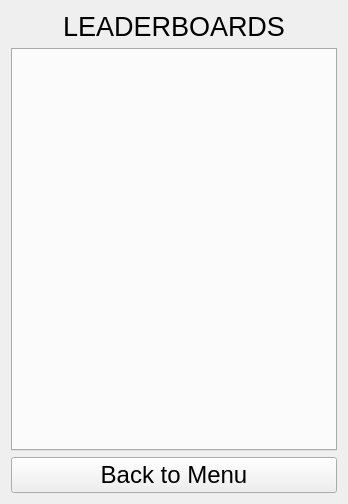
<?xml version="1.0" encoding="UTF-8"?>
<ui version="4.0">
 <class>LeaderboardsWindow</class>
 <widget class="QWidget" name="LeaderboardsWindow">
  <property name="geometry">
   <rect>
    <x>0</x>
    <y>0</y>
    <width>348</width>
    <height>504</height>
   </rect>
  </property>
  <property name="windowTitle">
   <string>Form</string>
  </property>
  <layout class="QVBoxLayout" name="verticalLayout">
   <item>
    <widget class="QLabel" name="LeaderboardsTitle">
     <property name="font">
      <font>
       <pointsize>20</pointsize>
      </font>
     </property>
     <property name="text">
      <string>LEADERBOARDS</string>
     </property>
     <property name="alignment">
      <set>Qt::AlignCenter</set>
     </property>
    </widget>
   </item>
   <item>
    <widget class="QTabWidget" name="LeaderboardTabs">
     <property name="currentIndex">
      <number>-1</number>
     </property>
    </widget>
   </item>
   <item>
    <widget class="QPushButton" name="BackToMenuBtn">
     <property name="font">
      <font>
       <pointsize>18</pointsize>
      </font>
     </property>
     <property name="text">
      <string>Back to Menu</string>
     </property>
    </widget>
   </item>
  </layout>
 </widget>
 <resources/>
 <connections/>
</ui>
